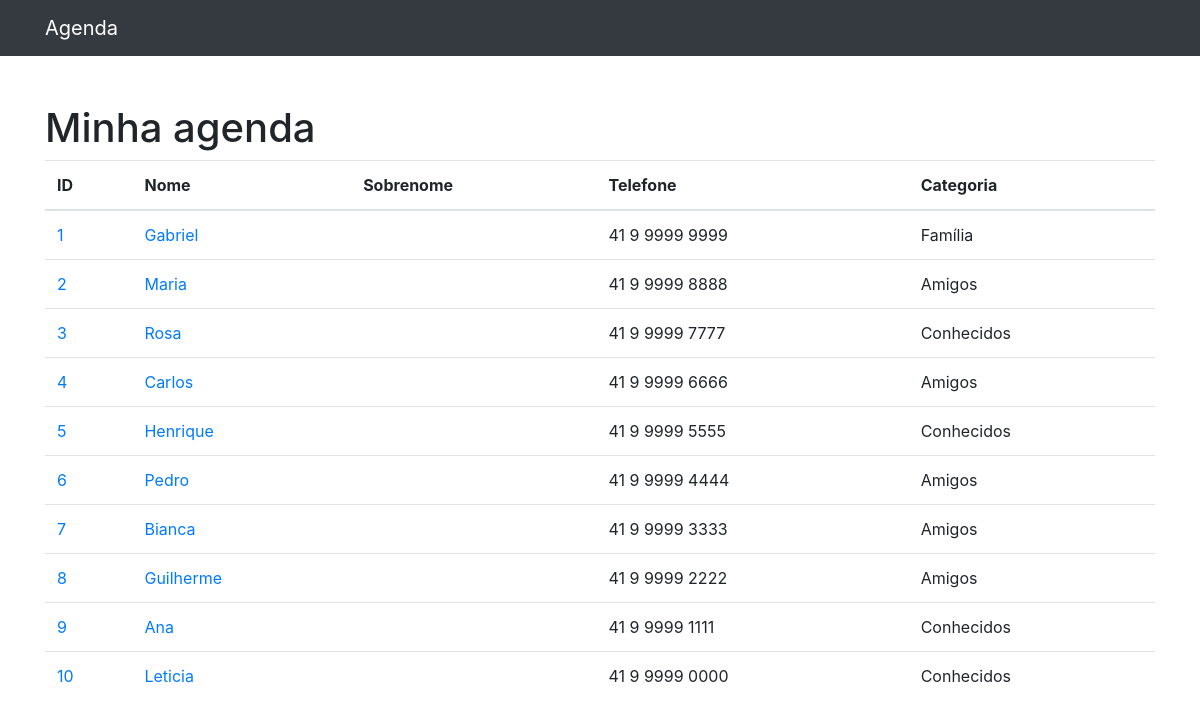
Before: / with the older database file.
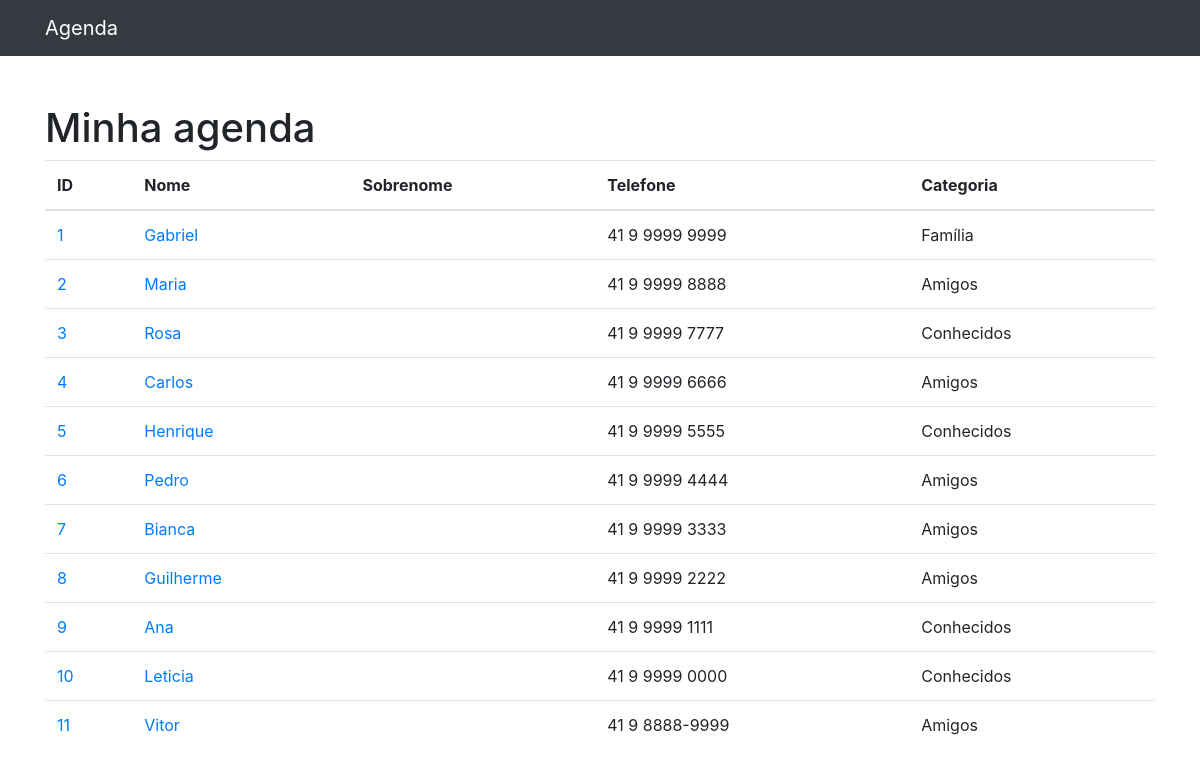
After: the same page with the newer database file.
### contatos/models.py (models this page shows, shortened)
class Contato(models.Model):
    nome = models.CharField(max_length=255)
    sobrenome = models.CharField(max_length=255, blank=True)
    telefone = models.CharField(max_length=20)
    email = models.EmailField(max_length=100, blank=True)
    data_criacao = models.DateTimeField(default=timezone.now)
    descricao = models.TextField(blank=True)
    categoria = models.ForeignKey(Categoria, on_delete=models.DO_NOTHING)
    foto = models.ImageField(blank=True, upload_to='fotos/%Y/%m/')

class Categoria(models.Model):
    nome = models.CharField(max_length=255)
    def __str__(self):
        return self.nome

### contatos/views.py (the view)
# urls.py: path('', views.index, name='index'),
def index(request):
    contatos = Contato.objects.all()
    return render(request, 'contatos/index.html', {
        'contatos': contatos
    })

### contatos/templates/contatos/index.html
{%extends 'base.html'%}
{%block conteudo%}
<h1 class="mt-5">Minha agenda</h1>
<table class="table">
  <thead>
    <tr>
      <th>ID</th>
      <th>Nome</th>
      <th>Sobrenome</th>
      <th>Telefone</th>
      <th>Categoria</th>
    </tr>
  </thead>
  <tbody>
    {%for contato in contatos%}
    <tr>
      <td>
        <a href="{%url 'detalhes' contato.id%}">{{contato.id}}</a>
      </td>
      <td>
        <a href="{%url 'detalhes' contato.id%}">{{contato.nome}}</a>
      </td>
      <td>{{contato.sobrenome}}</td>
      <td>{{contato.telefone}}</td>
      <td>{{contato.categoria}}</td>
    </tr>
    {%endfor%}
  </tbody>
</table>
{%endblock%}

Changed rows visible on the page:
added Contato: id "11", nome "Vitor", telefone "41 9 8888-9999", categoria "Amigos"
